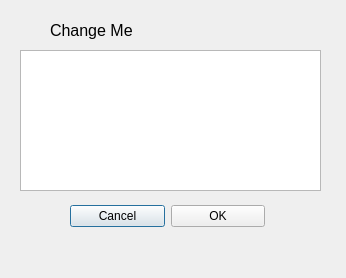
<?xml version="1.0" encoding="UTF-8"?>
<ui version="4.0">
 <class>usbfileDialog</class>
 <widget class="QDialog" name="usbfileDialog">
  <property name="windowModality">
   <enum>Qt::WindowModal</enum>
  </property>
  <property name="geometry">
   <rect>
    <x>0</x>
    <y>0</y>
    <width>346</width>
    <height>278</height>
   </rect>
  </property>
  <property name="windowTitle">
   <string/>
  </property>
  <property name="modal">
   <bool>true</bool>
  </property>
  <widget class="QListWidget" name="usblistWidget">
   <property name="geometry">
    <rect>
     <x>20</x>
     <y>50</y>
     <width>301</width>
     <height>141</height>
    </rect>
   </property>
  </widget>
  <widget class="QLabel" name="title">
   <property name="geometry">
    <rect>
     <x>50</x>
     <y>20</y>
     <width>201</width>
     <height>22</height>
    </rect>
   </property>
   <property name="font">
    <font>
     <pointsize>14</pointsize>
     <weight>50</weight>
     <bold>false</bold>
    </font>
   </property>
   <property name="text">
    <string>&lt;html&gt;&lt;head/&gt;&lt;body&gt;&lt;p&gt;&lt;span style=&quot; font-size:12pt;&quot;&gt;Change Me&lt;/span&gt;&lt;/p&gt;&lt;/body&gt;&lt;/html&gt;</string>
   </property>
  </widget>
  <widget class="QWidget" name="layoutWidget">
   <property name="geometry">
    <rect>
     <x>70</x>
     <y>200</y>
     <width>195</width>
     <height>32</height>
    </rect>
   </property>
   <layout class="QHBoxLayout" name="horizontalLayout">
    <item>
     <widget class="QPushButton" name="pushButton_2">
      <property name="text">
       <string>Cancel</string>
      </property>
     </widget>
    </item>
    <item>
     <widget class="QPushButton" name="pushButton">
      <property name="text">
       <string>OK</string>
      </property>
     </widget>
    </item>
   </layout>
  </widget>
 </widget>
 <resources/>
 <connections>
  <connection>
   <sender>pushButton</sender>
   <signal>clicked()</signal>
   <receiver>usbfileDialog</receiver>
   <slot>accept()</slot>
   <hints>
    <hint type="sourcelabel">
     <x>200</x>
     <y>261</y>
    </hint>
    <hint type="destinationlabel">
     <x>277</x>
     <y>152</y>
    </hint>
   </hints>
  </connection>
  <connection>
   <sender>pushButton_2</sender>
   <signal>clicked()</signal>
   <receiver>usbfileDialog</receiver>
   <slot>reject()</slot>
   <hints>
    <hint type="sourcelabel">
     <x>120</x>
     <y>235</y>
    </hint>
    <hint type="destinationlabel">
     <x>172</x>
     <y>131</y>
    </hint>
   </hints>
  </connection>
  <connection>
   <sender>usblistWidget</sender>
   <signal>itemDoubleClicked(QListWidgetItem*)</signal>
   <receiver>usbfileDialog</receiver>
   <slot>accept()</slot>
   <hints>
    <hint type="sourcelabel">
     <x>170</x>
     <y>120</y>
    </hint>
    <hint type="destinationlabel">
     <x>172</x>
     <y>138</y>
    </hint>
   </hints>
  </connection>
 </connections>
</ui>
